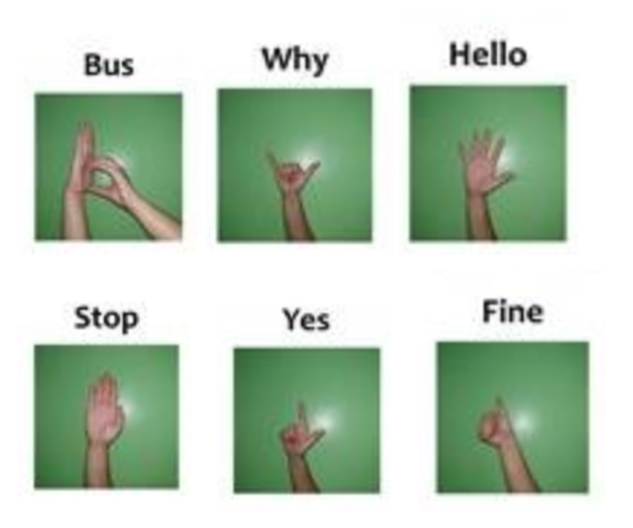
#> input picture example_sign_language_gestures.png, 1266 x 1056 px (shown at 1/2 size)
$ python -i webcam_image_processor.py   (imports and definitions only)
#> lines starting #> are read from the running program, lines starting #| are printed output that depends on the picture
import cv2
import os
from pathlib import Path
import time
import random


class Webcam_processor():
    # [45 lines left out: functions image_preprocessing, create_blured_grayscale_image, background_avg, not called in this run]


    def hand_segmentation(self, grayscale_image):
        """
        Segment the user's hand using thresholding
        Paramaters:
         grayscale_image: a greyscaled version of a frame captured by the user's webcam
        Returns:
         thresholded_img: a thresholded image of grayscale_image
         segmented_hand: a image of the users segmented hand
        """
        difference = cv2.absdiff(self.background.astype("uint8"), grayscale_image)
        thresholded_img = cv2.threshold(difference, 25, 255, cv2.THRESH_BINARY)[1]
        contours, _ = cv2.findContours(thresholded_img.copy(), cv2.RETR_EXTERNAL, cv2.CHAIN_APPROX_SIMPLE)
        if len(contours) == 0:
            return
        else:
            segmented_hand = max(contours, key=cv2.contourArea)
            return (thresholded_img, segmented_hand)


    # [152 lines left out: functions initialize_camera_vars, update_game_GUI, make_image_dirs, game_screen, create_training_images, not called in this run]

>>> import cv2
>>> picture = cv2.imread('example_sign_language_gestures.png', cv2.IMREAD_GRAYSCALE)
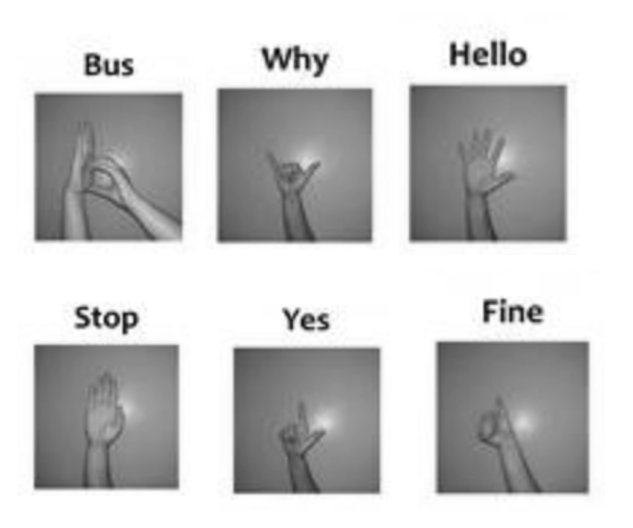
#> picture: shape (1056, 1266) (shown at 1/2 size); min 6, max 255, mean 198.8
#> (the run stopped early here; a loop or call above may not have finished)
